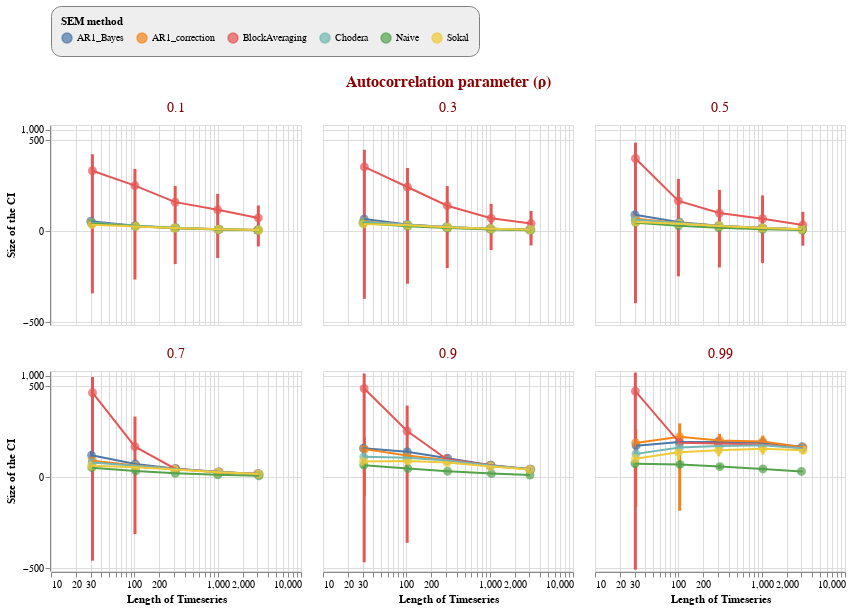

The notebook cell this image was saved under:
### Code cell
# the base chart
base = alt.Chart(data2).transform_calculate(
    x_jittered = '0.05*random()*datum.timeSeriesLength+datum.timeSeriesLength',
    ymin = "datum.confIntLow",#"(1.95996*datum.std / 100)",
    ymax = "datum.confIntHigh",#"(1.95996*datum.std / 100)",
)


#generate the scatter points:
points = base.mark_point(filled=True).encode(
    x=alt.X('x_jittered:Q',scale=alt.Scale(type='log'),title='Length of Timeseries'),
    y=alt.Y('ci_size:Q',scale=alt.Scale(type='symlog'),title='Size of the CI'),
    size=alt.value(80),
    color=alt.Color('methodName', legend=alt.Legend(title="SEM method")))

#scale=alt.Scale(type='log')
#generate the scatter points:
line = base.mark_line().encode(
    x=alt.X('x_jittered:Q'),
    y=alt.Y('ci_size:Q'),
    color='methodName')

    
##generate the 95% mark:
#rule = base.mark_rule(color='black').encode(
#    alt.Y('goal:Q'))

# #generate the error bars:
# errorbars = base.mark_errorbar().encode(
#     alt.X("x_jittered:Q"),
#     alt.Y("ymin:Q", title=''),
#     alt.Y2("ymax:Q"),
#     color='methodName')


# errorbars = base.mark_errorbar().encode(
#    x=alt.X("x_jittered:Q"),
#    y = alt.Y("confIntLow:Q", title=''),
#    y2=alt.Y2("confIntHigh:Q"),
#    color='methodName'
# )
errorbars = base.mark_rule(strokeWidth=3).encode(
   alt.X("x_jittered:Q"),
   alt.Y("ymin:Q", title=''),
   alt.Y2("ymax:Q"),
   color='methodName'
)

chart = alt.layer(
    
  errorbars,
  points,
  line
    
).properties(
    width=250,
    height=200
    ).facet(facet=alt.Facet('trueRho:N',title='Autocorrelation parameter (ρ)'), columns=3)


chart = chart.configure_header(titleColor='darkred',
                       titleFontSize=16,
                      labelColor='darkred',
                      labelFontSize=14)

chart = chart.configure_legend(
    strokeColor='gray',
    fillColor='#EEEEEE',
    padding=10,
    cornerRadius=10,
    orient='top'
)


chart.interactive()

### Figure 1 — Vega-Lite specification as saved in the notebook (floating-point values rounded to 4 significant figures; data arrays with more than 128 entries replaced by an {"elided": "..."} marker saying what was removed)
{"config": {"view": {"continuousWidth": 400, "continuousHeight": 300}, "header": {"labelColor": "darkred", "labelFontSize": 14, "titleColor": "darkred", "titleFontSize": 16}, "legend": {"cornerRadius": 10, "fillColor": "#EEEEEE", "orient": "top", "padding": 10, "strokeColor": "gray"}}, "data": {"name": "data-965cb83e877b1bace0986391a5532d84"}, "facet": {"type": "nominal", "field": "trueRho", "title": "Autocorrelation parameter (ρ)"}, "spec": {"layer": [{"mark": {"type": "rule", "strokeWidth": 3}, "encoding": {"color": {"type": "nominal", "field": "methodName"}, "x": {"type": "quantitative", "field": "x_jittered"}, "y": {"type": "quantitative", "field": "ymin", "title": ""}, "y2": {"field": "ymax"}}, "selection": {"selector107": {"type": "interval", "bind": "scales", "encodings": ["x", "y"]}}, "transform": [{"calculate": "0.05*random()*datum.timeSeriesLength+datum.timeSeriesLength", "as": "x_jittered"}, {"calculate": "datum.confIntLow", "as": "ymin"}, {"calculate": "datum.confIntHigh", "as": "ymax"}]}, {"mark": {"type": "point", "filled": true}, "encoding": {"color": {"type": "nominal", "field": "methodName", "legend": {"title": "SEM method"}}, "size": {"value": 80}, "x": {"type": "quantitative", "field": "x_jittered", "scale": {"type": "log"}, "title": "Length of Timeseries"}, "y": {"type": "quantitative", "field": "ci_size", "scale": {"type": "symlog"}, "title": "Size of the CI"}}, "transform": [{"calculate": "0.05*random()*datum.timeSeriesLength+datum.timeSeriesLength", "as": "x_jittered"}, {"calculate": "datum.confIntLow", "as": "ymin"}, {"calculate": "datum.confIntHigh", "as": "ymax"}]}, {"mark": "line", "encoding": {"color": {"type": "nominal", "field": "methodName"}, "x": {"type": "quantitative", "field": "x_jittered"}, "y": {"type": "quantitative", "field": "ci_size"}}, "transform": [{"calculate": "0.05*random()*datum.timeSeriesLength+datum.timeSeriesLength", "as": "x_jittered"}, {"calculate": "datum.confIntLow", "as": "ymin"}, {"calculate": "datum.confIntHigh", "as": "ymax"}]}], "height": 200, "width": 250}, "columns": 3, "$schema": "https://vega.github.io/schema/vega-lite/v4.8.1.json", "datasets": {"data-965cb83e877b1bace0986391a5532d84": {"elided": "180 records"}}}
